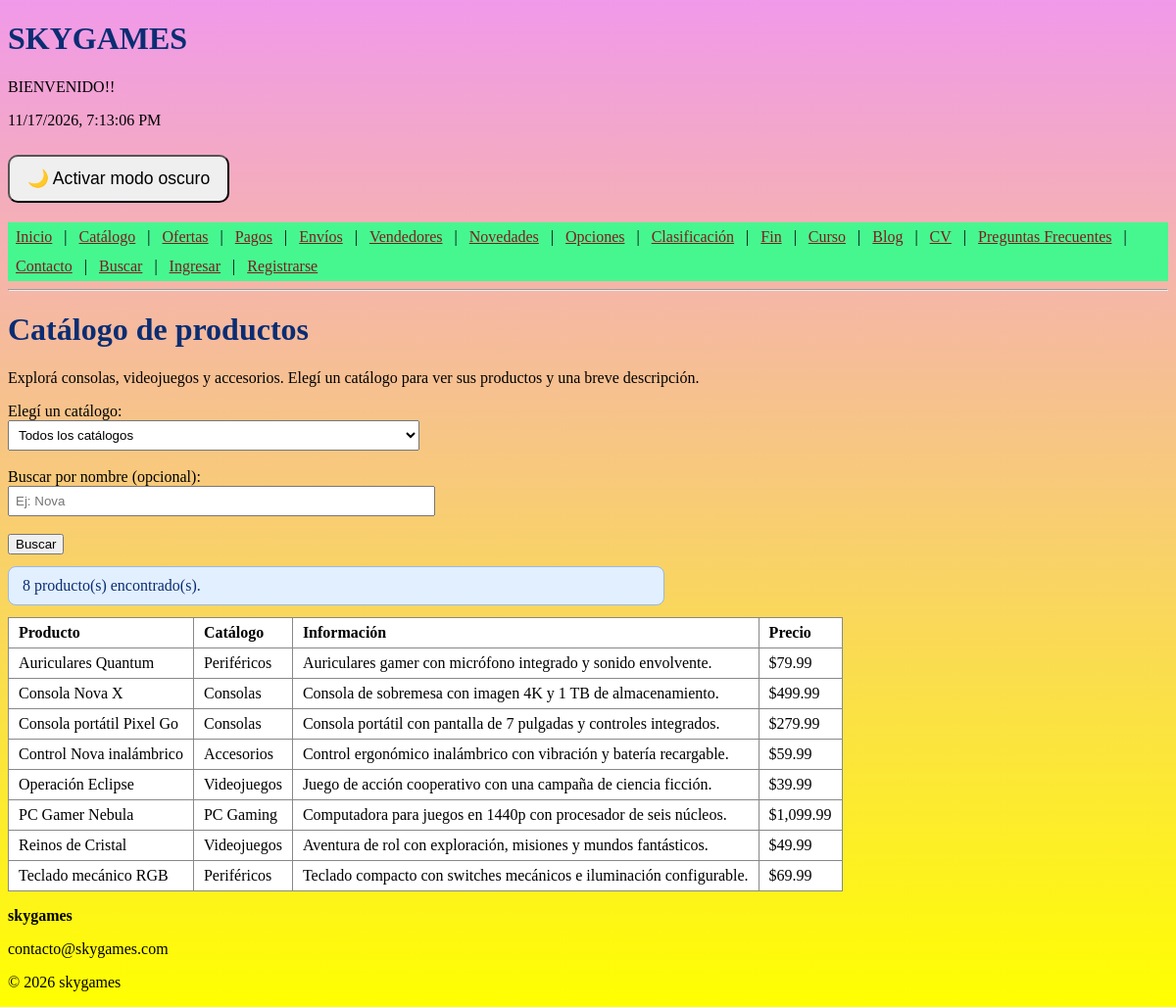
The app's page /clase5/buscar.php with its own data.
### tables this page shows
CREATE TABLE IF NOT EXISTS productos (
    id INT AUTO_INCREMENT PRIMARY KEY,
    categoria_id INT NOT NULL,
    titulo VARCHAR(120) NOT NULL,
    descripcion TEXT NULL,
    precio DECIMAL(10,2) NOT NULL DEFAULT 0,
    stock INT NOT NULL DEFAULT 0,
    activo TINYINT(1) NOT NULL DEFAULT 1,
    created_at TIMESTAMP DEFAULT CURRENT_TIMESTAMP,
    updated_at TIMESTAMP DEFAULT CURRENT_TIMESTAMP ON UPDATE CURRENT_TIMESTAMP,
    KEY idx_productos_categoria (categoria_id),
    KEY idx_productos_titulo (titulo),
    CONSTRAINT fk_productos_categoria FOREIGN KEY (categoria_id) REFERENCES categorias(id)
        ON UPDATE CASCADE ON DELETE RESTRICT
);

CREATE TABLE IF NOT EXISTS categorias (
    id INT AUTO_INCREMENT PRIMARY KEY,
    nombre VARCHAR(60) NOT NULL UNIQUE,
    descripcion VARCHAR(255) NULL,
    created_at TIMESTAMP DEFAULT CURRENT_TIMESTAMP,
    updated_at TIMESTAMP DEFAULT CURRENT_TIMESTAMP ON UPDATE CURRENT_TIMESTAMP
);

### includes/funciones.php (called while the page is built, shortened)
<?php
function e($valor): string
{
    return htmlspecialchars((string) $valor, ENT_QUOTES, 'UTF-8');
}
function limpiar($valor): string
{
    return is_string($valor) ? trim($valor) : '';
}

### clase5/buscar.php (the view, shortened to what this page needs)
<?php
$base = '../';
require_once __DIR__ . '/../includes/funciones.php';
require_once __DIR__ . '/../config/conexion.php';
$errores = [];
$resultados = [];
$q = '';
$categoria = 'todos';
$categorias = [
    'todos' => 'Todos los catálogos',
    'videojuegos' => 'Videojuegos',
    'consolas' => 'Consolas',
    'accesorios' => 'Accesorios',
    'pc-gaming' => 'PC Gaming',
    'perifericos' => 'Periféricos',
];
if (isset($_GET['q']) && !is_string($_GET['q'])) {
    $errores[] = 'El texto de búsqueda no es válido.';
} else {
    $q = limpiar($_GET['q'] ?? '');
}
if (isset($_GET['categoria']) && !is_string($_GET['categoria'])) {
    $errores[] = 'La categoría seleccionada no es válida.';
} else {
    $categoria = limpiar($_GET['categoria'] ?? 'todos');
}
if (!$errores) {
    $sql = 'SELECT p.id, p.titulo, p.descripcion, p.precio, c.nombre AS categoria
            FROM productos p
            INNER JOIN categorias c ON c.id = p.categoria_id
            WHERE p.activo = 1';
    $params = [];
    $sql .= ' ORDER BY p.titulo';
    try {
        $stmt = $pdo->prepare($sql);
        $stmt->execute($params);
        $resultados = $stmt->fetchAll();
    } catch (PDOException $ex) {
        $errores[] = 'No se pudo realizar la búsqueda. Intentá más tarde.';
    }
}
require_once __DIR__ . '/../includes/header.php';
require_once __DIR__ . '/../includes/nav.php';
?>
<main>
<h1>Catálogo de productos</h1>
<p>Explorá consolas, videojuegos y accesorios. Elegí un catálogo para ver sus productos y una breve descripción.</p>
<form method="get" action="buscar.php" class="form-servidor">
    <label for="categoria_id">Elegí un catálogo:</label><br>
    <select id="categoria_id" name="categoria" aria-label="Elegí un catálogo">
        <?php foreach ($categorias as $valor => $nombre): ?>
            <option value="<?= e($valor); ?>" <?= $categoria === $valor ? 'selected' : ''; ?>>
                <?= e($nombre); ?>
            </option>
        <?php endforeach; ?>
    </select><br><br>
    <label for="q">Buscar por nombre (opcional):</label><br>
    <input type="text" id="q" name="q" value="<?= e($q); ?>" maxlength="60" placeholder="Ej: Nova"><br><br>
    <button type="submit" name="buscar" value="1">Buscar</button>
</form>
<?php if ($errores): ?>
    <div class="mensaje mensaje-error" role="alert">
        <ul>
            <?php foreach ($errores as $error): ?>
                <li><?= e($error); ?></li>
            <?php endforeach; ?>
        </ul>
    </div>
<?php else: ?>
    <div class="mensaje mensaje-info" role="status">
        <?= e(count($resultados)); ?> producto(s) encontrado(s).
    </div>
    <?php if ($resultados): ?>
        <table class="tabla-datos">
            <thead><tr><th>Producto</th><th>Catálogo</th><th>Información</th><th>Precio</th></tr></thead>
            <tbody>
            <?php foreach ($resultados as $r): ?>
                <tr>
                    <td><?= e($r['titulo']); ?></td>
                    <td><?= e($r['categoria']); ?></td>
                    <td><?= e($r['descripcion']); ?></td>
                    <td>$<?= e(number_format((float) $r['precio'], 2)); ?></td>
                </tr>
            <?php endforeach; ?>
            </tbody>
        </table>
    <?php else: ?>
        <p>No se encontraron productos.</p>
    <?php endif; ?>
<?php endif; ?>
</main>
<?php require_once __DIR__ . '/../includes/footer.php'; ?>

### includes/header.php (shortened to what this page needs)
<?php
require_once __DIR__ . '/funciones.php';
if (!isset($body_class)) {
    $body_class = '';
}
?>
<!DOCTYPE html>
<html lang="es">
<head>
    <link rel="stylesheet" href="<?= e($base); ?>estilos.css">
</head>
<body<?php if ($body_class !== '') { echo ' class="' . e($body_class) . '"'; } ?>>

### includes/nav.php
<?php
$menu = [
    ['inicio.php', 'Inicio'],
    ['catalogo.php', 'Catálogo'],
    ['ofertas.php', 'Ofertas'],
    ['pagos.php', 'Pagos'],
    ['envios.php', 'Envíos'],
    ['vendedores.php', 'Vendedores'],
    ['novedades.php', 'Novedades'],
    ['opciones.php', 'Opciones'],
    ['clasificacion.php', 'Clasificación'],
    ['fin.php', 'Fin'],
    ['curso.php', 'Curso'],
    ['blog.php', 'Blog'],
    ['cv.php', 'CV'],
    ['preguntas.php', 'Preguntas Frecuentes'],
];
?>
<div class="hearder">
    <h1>SKYGAMES</h1>
    <p>BIENVENIDO!!</p>
    <p id="fechaHora"></p>
</div>
<button id="modoOscuro">🌙 Activar modo oscuro</button>
<nav class="menu-principal" aria-label="Navegación principal">
    <?php foreach ($menu as $index => $item): ?>
        <?php if ($index > 0): ?> | <?php endif; ?>
        <a href="<?= e($base . $item[0]); ?>"><?= e($item[1]); ?></a>
    <?php endforeach; ?>
    | <a href="<?= e($base); ?>clase5/contacto.php">Contacto</a>
    | <a href="<?= e($base); ?>clase5/buscar.php">Buscar</a>
    <?php if (isset($_SESSION['usuario_id'])): ?>
        | <a href="<?= e($base); ?>dashboard.php">Mi cuenta (<?= e($_SESSION['usuario_nombre']); ?>)</a>
        <?php if (($_SESSION['rol'] ?? '') === 'admin'): ?>
            | <a href="<?= e($base); ?>admin_panel.php">Admin</a>
        <?php endif; ?>
        | <a href="<?= e($base); ?>logout.php">Salir</a>
    <?php else: ?>
        | <a href="<?= e($base); ?>login.php">Ingresar</a>
        | <a href="<?= e($base); ?>registro.php">Registrarse</a>
    <?php endif; ?>
</nav>
<hr>

### includes/footer.php (shortened to what this page needs)
    <footer>
        <p><strong>skygames</strong></p>
        <p>contacto@skygames.com</p>
        <p>© 2026 skygames</p>
    </footer>
</body>
</html>

### estilos.css (style rules this page uses)
body { background: linear-gradient(rgb(241, 153, 234) , rgb(255,255,0)); }
h1 { color: #0a2d73; }
nav { background-color: #46f790; }
nav a { color: #7d1d1d; display: inline-block; padding: 4px 8px; margin: 2px 0; }
a { color: #0a2d73; }
#modoOscuro { font-size: 1.1rem; padding: 12px 18px; border-radius: 10px; margin: 10px 0 20px; cursor: pointer; }
.mensaje { padding: 10px 14px; border-radius: 8px; margin: 12px 0; max-width: 640px; }
.mensaje-info { background: #e1efff; color: #0a2d73; border: 1px solid #94b9e8; }
.form-servidor input[type="text"], .form-servidor input[type="email"], .form-servidor input[type="password"], .form-servidor input[type="number"], .form-servidor select, .form-servidor textarea { width: 100%; max-width: 420px; padding: 6px; }
.tabla-datos { border-collapse: collapse; background: #fff; }
.tabla-datos th, .tabla-datos td { border: 1px solid #888; padding: 6px 10px; text-align: left; }

### records on screen
productos: titulo "Auriculares Quantum", categoria.nombre "Periféricos", descripcion "Auriculares gamer con micrófono integrado y sonido envolvente.", precio "79.99"
productos: titulo "Consola Nova X", categoria.nombre "Consolas", descripcion "Consola de sobremesa con imagen 4K y 1 TB de almacenamiento.", precio "499.99"
productos: titulo "Consola portátil Pixel Go", categoria.nombre "Consolas", descripcion "Consola portátil con pantalla de 7 pulgadas y controles integrados.", precio "279.99"
productos: titulo "Control Nova inalámbrico", categoria.nombre "Accesorios", descripcion "Control ergonómico inalámbrico con vibración y batería recargable.", precio "59.99"
productos: titulo "Operación Eclipse", categoria.nombre "Videojuegos", descripcion "Juego de acción cooperativo con una campaña de ciencia ficción.", precio "39.99"
productos: titulo "PC Gamer Nebula", categoria.nombre "PC Gaming", descripcion "Computadora para juegos en 1440p con procesador de seis núcleos.", precio "1,099.99"
productos: titulo "Reinos de Cristal", categoria.nombre "Videojuegos", descripcion "Aventura de rol con exploración, misiones y mundos fantásticos.", precio "49.99"
productos: titulo "Teclado mecánico RGB", categoria.nombre "Periféricos", descripcion "Teclado compacto con switches mecánicos e iluminación configurable.", precio "69.99"

### other values on screen
$item[1] "Inicio"
$item[1] "Catálogo"
$item[1] "Ofertas"
$item[1] "Pagos"
$item[1] "Envíos"
$item[1] "Vendedores"
$item[1] "Novedades"
$item[1] "Opciones"
$item[1] "Clasificación"
$item[1] "Fin"
$item[1] "Curso"
$item[1] "Blog"
$item[1] "CV"
$item[1] "Preguntas Frecuentes"
count($resultados) "8"
